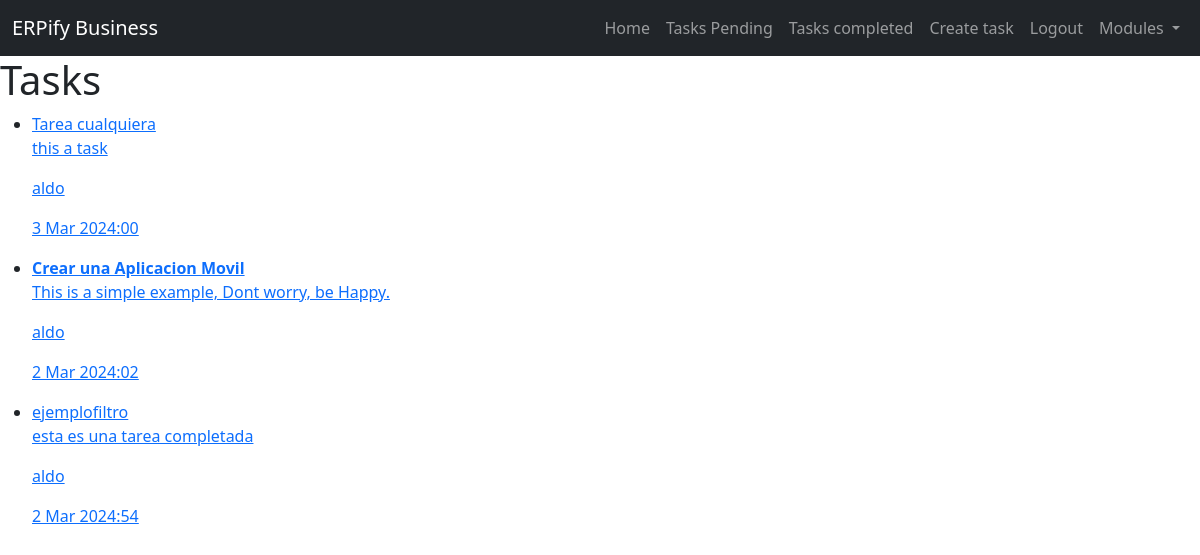
The app's page /tasks_completed/ (signed in) with its own data.
### task/models.py (models this page shows, shortened)
class Task(models.Model): #Tabla Tareas
    title = models.CharField(max_length=100)
    description = models.TextField(blank=True)
    created = models.DateTimeField(auto_now_add=True)
    datecompleted = models.DateTimeField(null=True, blank=True)
    important = models.BooleanField(default=False)
    user = models.ForeignKey(User, on_delete=models.CASCADE)

### task/views.py (the view)
# urls.py: path('tasks_completed/', views.tasks_completed, name='tasks_completed'),
@login_required
def tasks_completed(request):
    tasks = Task.objects.filter(user=request.user, datecompleted__isnull=False).order_by('-datecompleted')
    return render(request,'tasks.html',{'tasks': tasks}) #funcion task

### task/templates/tasks.html
{% extends 'base.html' %}
{% block content %}
 <h1>Tasks </h1>
 <ul>
  {% for task in tasks %}
   <li>
     <a href="{% url 'task_detail' task.id %}">
      {% if task.important %}
     <strong>{{task.title}}</strong>
     {% else %}
       {{task.title}}
     {% endif %}
     <p>{{task.description}}</p>
     <p>{{task.user.username}}</p>
     <p>{{task.datecompleted|date:'j M Y:i'}}</p>
     </a>
   </li>
   {% endfor %}
 </ul>
{% endblock %}

### records on screen
Task: title "Tarea cualquiera", description "this a task", user.username "aldo", datecompleted "3 Mar 2024:00"
Task: title "Crear una Aplicacion Movil", description "This is a simple example, Dont worry, be Happy.", user.username "aldo", datecompleted "2 Mar 2024:02"
Task: title "ejemplofiltro", description "esta es una tarea completada", user.username "aldo", datecompleted "2 Mar 2024:54"
